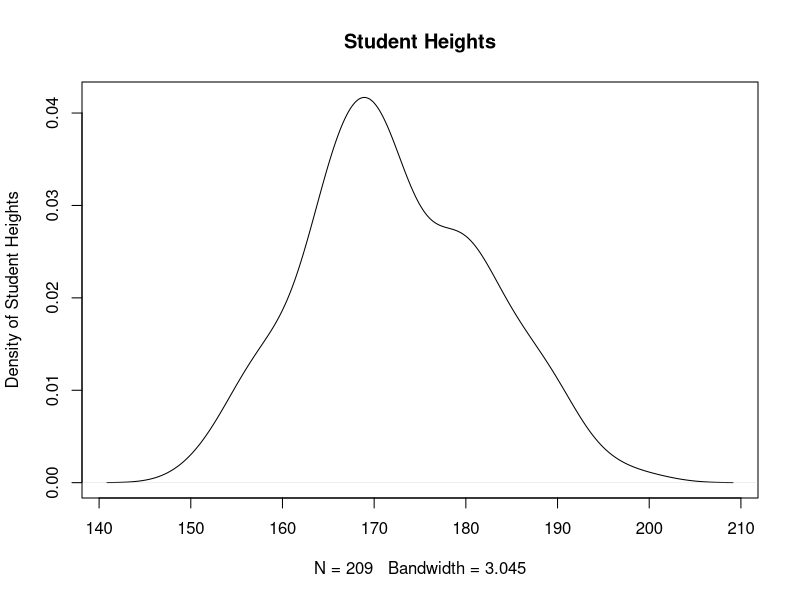

Write R code to recreate this figure.
library(MASS)
data(survey)

# This line specifies that all output should be saved as "
png("survey-densityplot.png")

# Label the axes
main.label <- "Student Heights"
y.label <- "Density of Student Heights"

# Save student height as a seperate variable
student.heights <- survey$Height

# Display density information
density(student.heights, na.rm=TRUE)

# Draw the plot
plot(density(student.heights, na.rm=TRUE), main = main.label, ylab = y.label)
